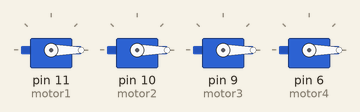
The sketch below on a simulated Arduino Uno, built with avr-gcc and run on an emulated ATmega328P. Parts: 4 × servo.

Above: at 0.1 s.
At 2.1 s:
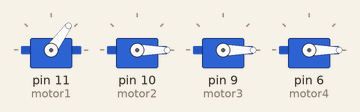
Timing chart, 0 to 3.6 s (numbered marks = the images above):
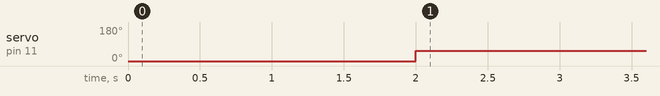

The sketch:

code.ino
```cpp
//#include "clicli.h"
#include <Servo.h>
#include <Adafruit_NeoPixel.h>

#define PIN 5
#define NUMPIXELS 16
#define PIN2 6

Adafruit_NeoPixel pixels(NUMPIXELS, PIN, NEO_GRB + NEO_KHZ800);
Adafruit_NeoPixel pixels2(NUMPIXELS, PIN2, NEO_GRB + NEO_KHZ800);

Servo motor1;  // create servo object to control a servo
Servo motor2;
Servo motor3;
Servo motor4;

int defSpeed = 1200;
double previousTime = 0;
double lastErrorPitch = 0;
double lastErrorRoll = 0;
double rateErrorPitch = 0;
double rateErrorRoll = 0;
double cumErrorPitch = 0;
double cumErrorRoll = 0;

//clicli mycli;

void setup() {
  motor1.attach(11, 1000, 2000);  // attaches the servo on pin 9 to the servo object
  motor2.attach(10, 1000, 2000);
  motor3.attach(9, 1000, 2000);
  motor4.attach(6, 1000, 2000);
  move(1000);
  delay(2000);
  //mycli.begin();
  //myservo.write(1100);

  Serial.println("starts");
  previousTime = millis();
 }

void loop() {
  float pvPitch = 0;
  float pvRoll = 0;
  float kp = 0;
  float ki = 0;
  float kd = 0;
  //mycli.run();
  //GET PV
  //PIDcalc(0, 0, pvPitch, pvRoll, kp, ki, kd);
  motor1.write(1300);
 }

void PIDcalc(int spPitch, int spRoll, int pvPitch, int pvRoll, float kp, float ki, float kd)
{
  unsigned long currentTime = millis();
  double elapsedTime = (currentTime - previousTime) / 1000.0;
  bool integralFlagPitch = true;
  bool integralFlagRoll = true;

  float errorRoll = 0;
  float errorPitch = 0;

  float outRoll = 0;
  float outPitch = 0;

  errorPitch = spPitch - pvPitch;
  errorRoll = spRoll - pvRoll;

  if (errorPitch * lastErrorPitch < 0) {  // If error changes sign (direction), reset integral
    integralFlagPitch = true;  // Set flag to indicate error has changed direction
    cumErrorPitch = 0;         // Reset cumulative error when direction changes
    Serial.println("Error changed direction, resetting integral accumulator.");
  } else {
    integralFlagPitch = false;  // Continue accumulating integral error
  }
  if (!integralFlagPitch) {
    cumErrorPitch += errorPitch * elapsedTime;  // Compute integral (accumulate error over time)
  }

  if (errorRoll * lastErrorRoll < 0) {  // If error changes sign (direction), reset integral
    integralFlagRoll = true;  // Set flag to indicate error has changed direction
    cumErrorRoll = 0;         // Reset cumulative error when direction changes
    Serial.println("Error changed direction, resetting integral accumulator.");
  } else {
    integralFlagRoll = false;  // Continue accumulating integral error
  }
  if (!integralFlagRoll) {
    cumErrorRoll += errorRoll * elapsedTime;  // Compute integral (accumulate error over time)
  }

  if (elapsedTime > 0) {  // Compute derivative deltaError/deltaTime, avoid dividing by 0
  double rateErrorPitch = (errorPitch - lastErrorPitch) / elapsedTime;
  double rateErrorRoll = (errorRoll - lastErrorRoll) / elapsedTime;

  outPitch = (defSpeed + (abs(errorPitch) * kp)) + ki * cumErrorPitch + kd * rateErrorPitch;
  outRoll = (defSpeed + (abs(errorRoll) * kp)) + ki * cumErrorRoll + kd * rateErrorRoll;
  }

  previousTime = currentTime;
  lastErrorPitch = errorPitch;
  lastErrorRoll = errorRoll;
}


 void move(int speed){
  motor1.write(speed);
  motor2.write(speed);
  motor3.write(speed);
  motor4.write(speed);
 }
```

Measured:
- by itself, servo on pin 11 (motor1): 0° → 54° at 2.0 s
